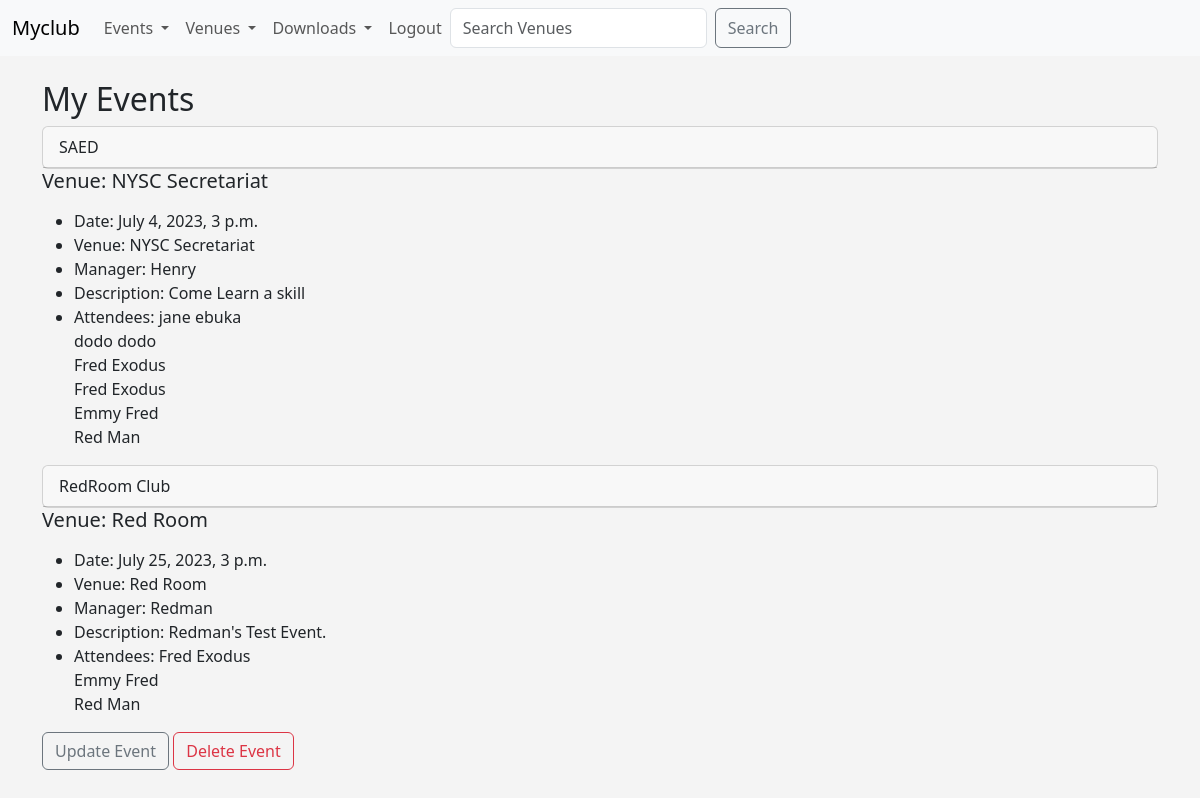
The app's page /my_events (signed in) with its own data.
### events/models.py (models this page shows, shortened)
class Events(models.Model):
    name = models.CharField('Event name', max_length=100)
    event_date = models.DateTimeField('Event date')
    venue = models.ForeignKey(Venue, blank=True, null=True, on_delete=models.CASCADE)
    manager = models.ForeignKey(User, blank=True, null=True, on_delete=models.SET_NULL)
    description = models.TextField(blank=True)
    attendees = models.ManyToManyField(MyClubUsers, blank=True)
    approved = models.BooleanField('Approved', default=False)
    def __str__(self):
        return self.name

class Venue(models.Model):
    name = models.CharField('Venue name', max_length=100)
    address = models.CharField('Address', max_length=150,)
    phone = models.IntegerField('Contact Phone', max_length=15)
    email_address = models.EmailField('Email Address', max_length=25)
    owner = models.IntegerField('Venue Owner', blank=False, default=1)
    venue_img = models.ImageField(null=True, blank=True, upload_to="images/")
    def __str__(self):
        return self.name

class MyClubUsers(models.Model):
    first_name = models.CharField('First Name', max_length=30)
    last_name = models.CharField('Last Name', max_length=30)
    email_address = models.EmailField('Email', max_length=25)
    phone = models.CharField(max_length=15)
    def __str__(self):
        return self.first_name + ' ' + self.last_name

### events/views.py (the view)
# urls.py: path('my_events', views.my_events, name='my_events'),
def my_events(request):
    if request.user.is_authenticated:
        events = Events.objects.filter(attendees=request.user.id)
        return render(request, 'events/my_events.html', {'events': events})
    else:
        messages.success(request, ("You Aren't Authorized To View This Page"))
        return redirect('home')

### events/templates/events/my_events.html (shortened to what this page needs)
<!DOCTYPE html>
<html lang="en">
<head>
</head>
<body>
{% extends 'events/base.html' %}
    {% block content %}
<h2>My Events </h2>
    {% for event in events %}
    <div class="card">
        <div class="card-header">
         {{ event}}
         </div>
     </div>
    <div class="card-body">
        <h5 class="card-title">Venue: {{ event.venue }}</h5>
        <p class="card-text">
          <ul>
      <li>Date: {{ event.event_date }}</li>
      <li>Venue: {{ event.venue }}</li>
      <li>Manager: {{ event.manager }}</li>
      <li>Description: {{ event.description }}</li>
      <li>Attendees:
      {% for user in event.attendees.all %}
          {{ user }}<br>
      {% endfor %}
      </li>
      </ul>
      </p>
  </div>
    {% if user.is_authenticated %}
    {% if user == event.manager %}
      <div class="card-footer text-muted">
          <a href="{% url 'update-event' event.id %}" class="btn btn-outline-secondary btn-sn">Update Event</a>
          <a href="{% url 'delete-event' event.id %}" class="btn btn-outline-danger btn-sn">Delete Event</a>
      </div>
    {% endif %}
    {% endif %}
    {% endfor %}
    {% endblock %}

### events/templates/events/base.html (style rules this page uses)
body { background: #f4f4f4; }

### records on screen
Events: name "SAED", venue "NYSC Secretariat", event_date "July 4, 2023, 3 p.m.", manager "Henry", description "Come Learn a skill"
MyClubUsers: first_name+last_name "jane ebuka"
MyClubUsers: first_name+last_name "dodo dodo"
MyClubUsers: first_name+last_name "Fred Exodus"
MyClubUsers: first_name+last_name "Fred Exodus"
MyClubUsers: first_name+last_name "Emmy Fred"
MyClubUsers: first_name+last_name "Red Man"
Events: name "RedRoom Club", venue "Red Room", event_date "July 25, 2023, 3 p.m.", manager "Redman", description "Redman's Test Event.", shows "Update Event"
